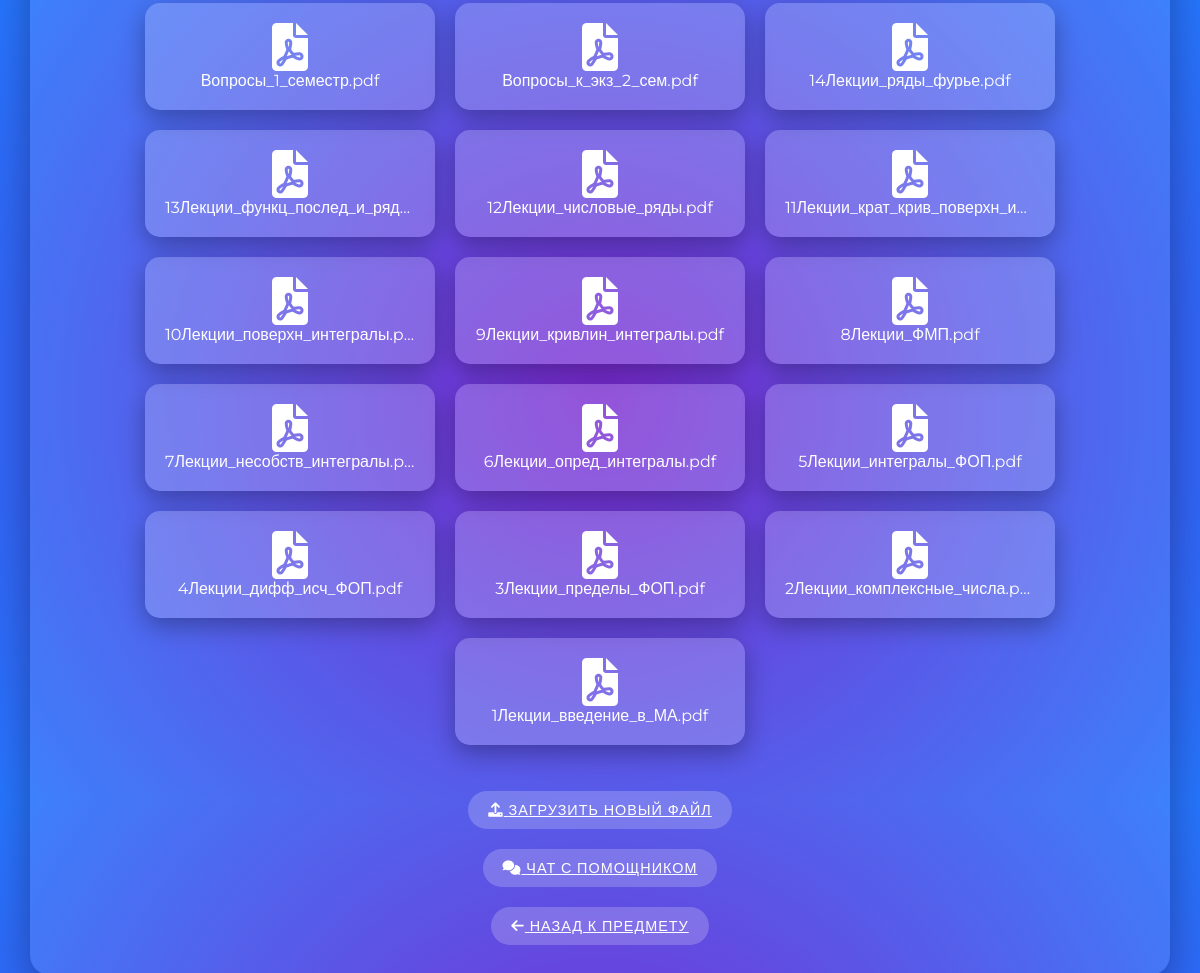
The page /teacher/3/ (signed in) on the database its author committed.
### coursework/models.py (models this page shows, shortened)
class PDFFile(models.Model):
    file = models.FileField(upload_to='pdfs/')
    uploaded_at = models.DateTimeField(auto_now_add=True)
    teacher = models.ForeignKey(Teacher, on_delete=models.CASCADE, related_name='pdf_files')
    custom_name = models.CharField(max_length=200, blank=True)
    uploaded_by = models.ForeignKey(User, on_delete=models.CASCADE, related_name='pdf_files', null=True, blank=True)
    class Meta:
        verbose_name = "PDF файл"
        verbose_name_plural = "PDF файлы"
        ordering = ['-uploaded_at']
        permissions = [
            ('can_upload_pdf', 'Разрешение на загрузку PDF файлов'),
        ]

### coursework/views.py (the view)
# urls.py: path('teacher/<int:teacher_id>/', views.teacher_detail, name='teacher_detail'),
@login_required
def teacher_detail(request, teacher_id):
    teacher = get_object_or_404(Teacher, id=teacher_id)
    pdf_files = PDFFile.objects.filter(teacher=teacher)
    return render(request, 'teacher_detail.html', {'teacher': teacher, 'pdf_files': pdf_files})

### coursework/templates/teacher_detail.html (shortened to what this page needs)
<!DOCTYPE html>
<html lang="en">
<head>
    <link rel="stylesheet" href="https://cdnjs.cloudflare.com/ajax/libs/font-awesome/6.0.0-beta3/css/all.min.css">
</head>
<body>
    <div class="container">
        <ul>
            {% for file in pdf_files %}
                <li>
                    <a href="{{ file.file.url }}">
                        <i class="fas fa-file-pdf" style="font-size: 3em;"></i><br>
                        {{ file.custom_name|default:file.file.name }}
                    </a>
                </li>
            {% empty %}
                <li>Файлы отсутствуют.</li>
            {% endfor %}
        </ul>
        <a href="{% url 'upload_pdf' teacher.id %}" class="upload-link"><i class="fas fa-upload"></i> Загрузить новый файл</a>
        <br>
        <a href="{% url 'ai_chat' %}" class="chat-link"><i class="fas fa-comments"></i> Чат с помощником</a>
        <br>
        <a href="{% url 'teacher_list' teacher.subject.id %}" class="back-link"><i class="fas fa-arrow-left"></i> Назад к предмету</a>
    </div>
</body>
</html>

### coursework/templates/teacher_detail.html (style rules this page uses)
body { font-family: 'Montserrat', sans-serif; background: radial-gradient(circle at 50% 50%, #6a11cb, #2575fc); margin: 0; padding: 0; display: flex; justify-content: center; align-items: center; height: 100vh; color: #fff; }
ul { list-style: none; padding: 0; display: flex; flex-wrap: wrap; justify-content: center; }
li { margin: 10px; background-color: rgba(255, 255, 255, 0.2); padding: 20px; border-radius: 15px; transition: all 0.3s ease; width: 250px; box-shadow: 0 8px 25px rgba(0, 0, 0, 0.3); text-align: center; font-size: 1em; }
li a { color: inherit; text-decoration: none; display: block; white-space: nowrap; overflow: hidden; text-overflow: ellipsis; }
.container { background-color: rgba(255, 255, 255, 0.1); padding: 30px; border-radius: 20px; box-shadow: 0 12px 40px rgba(0, 0, 0, 0.3); max-width: 90%; width: 100%; text-align: center; }
.back-link, .upload-link, .chat-link { display: inline-block; margin-top: 20px; padding: 10px 20px; background-color: rgba(255, 255, 255, 0.2); border-radius: 30px; color: #fff; text-transform: uppercase; letter-spacing: 1px; transition: background-color 0.4s ease; font-size: 0.9em; }

### rows shown on the page
PDFFile: custom_name "Вопросы_1_семестр.pdf"
PDFFile: custom_name "Вопросы_к_экз_2_сем.pdf"
PDFFile: custom_name "14Лекции_ряды_фурье.pdf"
PDFFile: custom_name "13Лекции_функц_послед_и_ряд…"
PDFFile: custom_name "12Лекции_числовые_ряды.pdf"
PDFFile: custom_name "11Лекции_крат_крив_поверхн_и…"
PDFFile: custom_name "10Лекции_поверхн_интегралы.p…"
PDFFile: custom_name "9Лекции_кривлин_интегралы.pdf"
PDFFile: custom_name "8Лекции_ФМП.pdf"
PDFFile: custom_name "7Лекции_несобств_интегралы.p…"
PDFFile: custom_name "6Лекции_опред_интегралы.pdf"
PDFFile: custom_name "5Лекции_интегралы_ФОП.pdf"
PDFFile: custom_name "4Лекции_дифф_исч_ФОП.pdf"
PDFFile: custom_name "3Лекции_пределы_ФОП.pdf"
PDFFile: custom_name "2Лекции_комплексные_числа.pdf"
PDFFile: custom_name "1Лекции_введение_в_МА.pdf"
